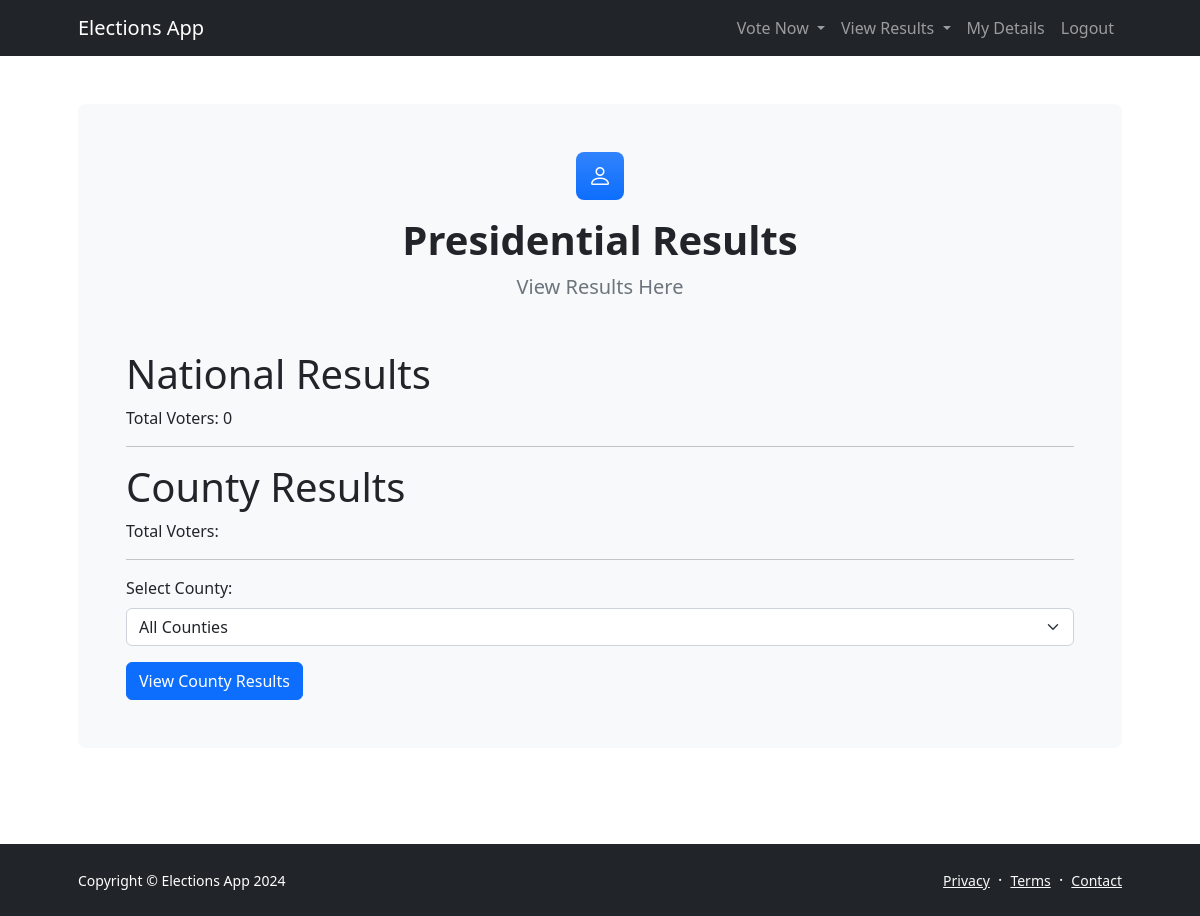
Before: /viewp_results with the older database file.
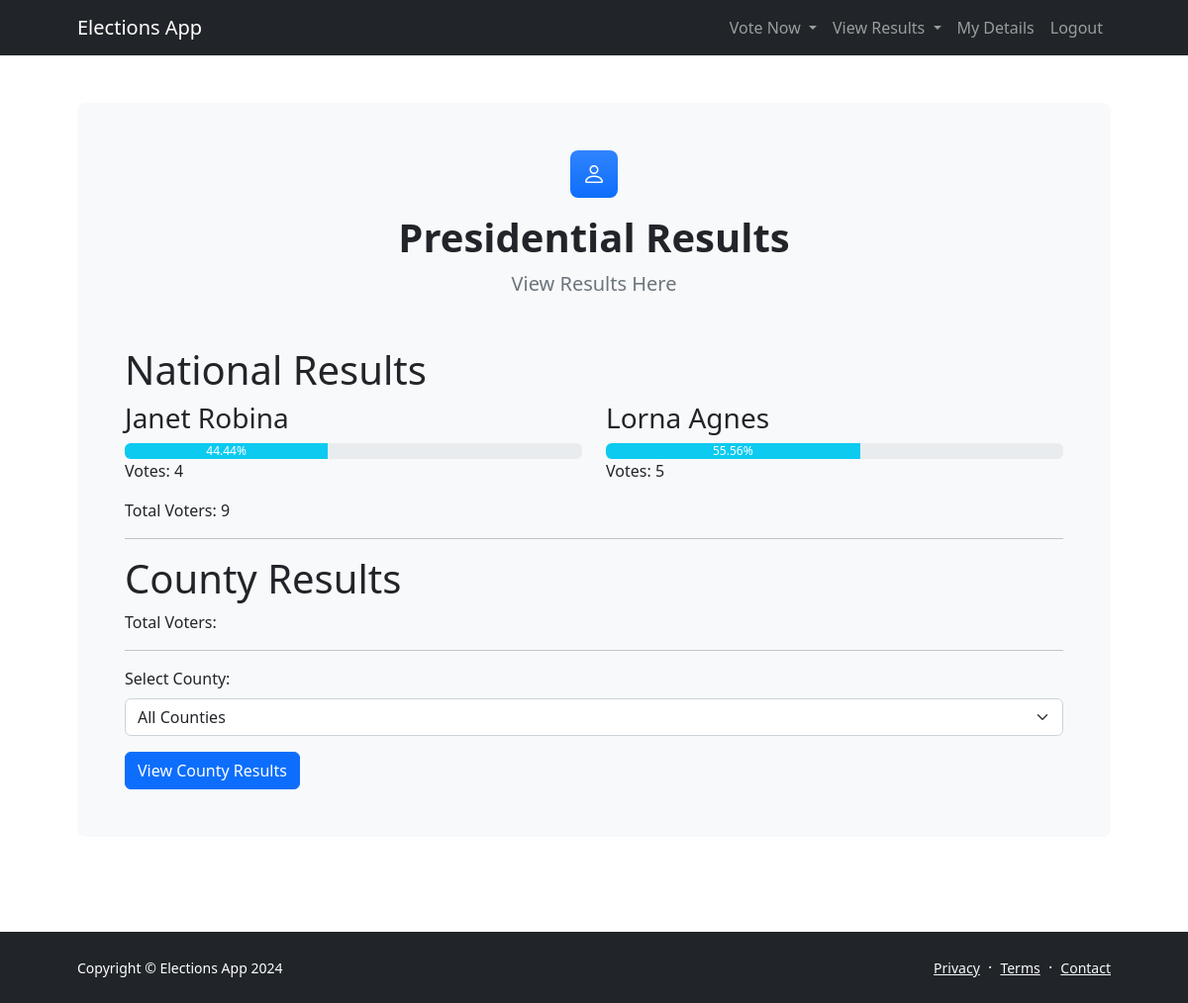
After: the same page with the newer database file.
### app/models.py (models this page shows)
class President(db.Model):
    id = db.Column(db.Integer, primary_key=True)
    national_id = db.Column(db.String(20), unique=True, nullable=False)
    name = db.Column(db.String(100), nullable=False)
    party_name = db.Column(db.String(100), nullable=False)
    party_color = Column(String(20), nullable=False)

### app/routes.py (the view)
@app.route('/viewp_results', methods=['GET'])
def viewp_results():
    national_results = calculate_results()
    counties = db.session.query(Voter.county).distinct().all()
    counties = [county[0] for county in counties]  # Convert list of tuples to list of strings
    county = request.args.get('county')
    if county:
        county_results = calculate_results(county=county)
        logging.debug(f"County Results: {county_results}")
        print("County Results:", county_results)  # Debugging statement
        return render_template('presidential_results.html', national_results=national_results, county_results=county_results, county=county, counties=counties)
    else:
        county_results = None
        return render_template('presidential_results.html', national_results=national_results, county_results=county_results, counties=counties)

### app/templates/presidential_results.html (shortened to what the changed rows need)
<!DOCTYPE html>
<html lang="en">
<head>
    <link href="https://cdn.jsdelivr.net/npm/bootstrap@5.2.3/dist/css/bootstrap.min.css" rel="stylesheet">
    <link href="https://cdn.jsdelivr.net/npm/bootstrap-icons@1.5.0/font/bootstrap-icons.css" rel="stylesheet">
    <link href="{{ url_for('static', filename='css/styles.css') }}" rel="stylesheet" />
</head>
<body class="d-flex flex-column">
    <main class="flex-shrink-0">
        <section class="py-5">
            <div class="container px-5">
                <div class="bg-light rounded-3 py-5 px-4 px-md-5 mb-5">
                    <div class="text-center mb-5">
                        <div class="feature bg-primary bg-gradient text-white rounded-3 mb-3"><i class="bi bi-person"></i></div>
                        <h1 class="fw-bolder">Presidential Results</h1>
                        <p class="lead fw-normal text-muted mb-0">View Results Here</p>
                    </div>
                    <h1>National Results</h1>
                    <div class="row">
                        {% for result in national_results.results %}
                            <div class="col-md-6">
                                <h3>{{ result.president.name }}</h3>
                                <div class="progress">
                                    {% set result_percentage = result.percentage|round(2) %}
                                    <div class="progress-bar bg-info" role="progressbar" style="width: {{ result_percentage }}%" aria-valuenow="{{ result.percentage }}" aria-valuemin="0" aria-valuemax="100">{{ result_percentage }}%</div>
                                </div>
                                <p>Votes: {{ result.votes }}</p>
                            </div>
                        {% endfor %}
                    </div>
                    <p>Total Voters: {{ national_results.total_voters }}</p>
                    <hr>
                    <h1>{{ county }} County Results</h1>
                    <p>Total Voters: {{ county_results.total_voters }}</p>
                    <hr>
                    <form action="/viewp_results" method="get">
                        <div class="mb-3">
                        </div>
                        <button type="submit" class="btn btn-primary">View County Results</button>
                    </form>
                </div>
            </div>
        </section>
    </main>
</body>
</html>

Changed rows visible on the page:
now on this page (row edited): President: president.name "Janet Robina"
now on this page (row edited): President: president.name "Lorna Agnes"
Other visible differences:
{{ national_results.total_voters }}: "0" → "9"
new list line: "44.44 % Votes: 4"
new list line: "55.56 % Votes: 5"
